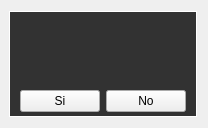
       <widget class="QWidget" name="widgetRequest" native="true">
        <property name="geometry">
         <rect>
          <x>60</x>
          <y>40</y>
          <width>131</width>
          <height>91</height>
         </rect>
        </property>
        <property name="styleSheet">
         <string notr="true">.QWidget#widgetRequest
{
	
	background-color: rgba(0, 0, 0, 120);
}</string>
        </property>
        <layout class="QGridLayout" name="gridLayout_2">
         <property name="leftMargin">
          <number>9</number>
         </property>
         <item row="1" column="1">
          <widget class="QWidget" name="widgetRequestContent" native="true">
           <property name="styleSheet">
            <string notr="true">.QWidget#widgetRequestContent
{
	background-color: rgb(50, 50, 50);
	border-color: rgb(255, 255, 255);
	border: 1px solid white;
}</string>
           </property>
           <layout class="QGridLayout" name="gridLayout">
            <property name="leftMargin">
             <number>5</number>
            </property>
            <property name="topMargin">
             <number>5</number>
            </property>
            <property name="rightMargin">
             <number>5</number>
            </property>
            <property name="bottomMargin">
             <number>5</number>
            </property>
            <item row="1" column="3">
             <spacer name="horizontalSpacer_4">
              <property name="orientation">
               <enum>Qt::Horizontal</enum>
              </property>
              <property name="sizeHint" stdset="0">
               <size>
                <width>40</width>
                <height>20</height>
               </size>
              </property>
             </spacer>
            </item>
            <item row="1" column="2">
             <widget class="QPushButton" name="pushButtonRequestNo">
              <property name="focusPolicy">
               <enum>Qt::NoFocus</enum>
              </property>
              <property name="text">
               <string>No</string>
              </property>
             </widget>
            </item>
            <item row="1" column="0">
             <spacer name="horizontalSpacer_3">
              <property name="orientation">
               <enum>Qt::Horizontal</enum>
              </property>
              <property name="sizeHint" stdset="0">
               <size>
                <width>40</width>
                <height>20</height>
               </size>
              </property>
             </spacer>
            </item>
            <item row="1" column="1">
             <widget class="QPushButton" name="pushButtonRequestYes">
              <property name="focusPolicy">
               <enum>Qt::NoFocus</enum>
              </property>
              <property name="text">
               <string>Si</string>
              </property>
             </widget>
            </item>
            <item row="0" column="0" colspan="4">
             <widget class="QTextBrowser" name="textBrowserRequest">
              <property name="sizePolicy">
               <sizepolicy hsizetype="Expanding" vsizetype="Fixed">
                <horstretch>0</horstretch>
                <verstretch>0</verstretch>
               </sizepolicy>
              </property>
              <property name="font">
               <font>
                <family>Courier New</family>
                <pointsize>8</pointsize>
               </font>
              </property>
              <property name="focusPolicy">
               <enum>Qt::NoFocus</enum>
              </property>
              <property name="styleSheet">
               <string notr="true">QTextEdit {
	background-color: rgba(255, 255, 255, 0);
   color: rgb(255, 255, 255);
   border:0px solid black;
}</string>
              </property>
              <property name="verticalScrollBarPolicy">
               <enum>Qt::ScrollBarAlwaysOff</enum>
              </property>
              <property name="horizontalScrollBarPolicy">
               <enum>Qt::ScrollBarAlwaysOff</enum>
              </property>
              <property name="sizeAdjustPolicy">
               <enum>QAbstractScrollArea::AdjustToContents</enum>
              </property>
              <property name="lineWrapMode">
               <enum>QTextEdit::WidgetWidth</enum>
              </property>
              <property name="readOnly">
               <bool>true</bool>
              </property>
              <property name="textInteractionFlags">
               <set>Qt::TextBrowserInteraction</set>
              </property>
              <property name="openLinks">
               <bool>false</bool>
              </property>
             </widget>
            </item>
           </layout>
          </widget>
         </item>
         <item row="2" column="1">
          <spacer name="verticalSpacer_2">
           <property name="orientation">
            <enum>Qt::Vertical</enum>
           </property>
           <property name="sizeHint" stdset="0">
            <size>
             <width>20</width>
             <height>40</height>
            </size>
           </property>
          </spacer>
         </item>
         <item row="1" column="2">
          <spacer name="horizontalSpacer_5">
           <property name="orientation">
            <enum>Qt::Horizontal</enum>
           </property>
           <property name="sizeHint" stdset="0">
            <size>
             <width>40</width>
             <height>20</height>
            </size>
           </property>
          </spacer>
         </item>
         <item row="0" column="1">
          <spacer name="verticalSpacer">
           <property name="orientation">
            <enum>Qt::Vertical</enum>
           </property>
           <property name="sizeHint" stdset="0">
            <size>
             <width>20</width>
             <height>40</height>
            </size>
           </property>
          </spacer>
         </item>
         <item row="1" column="0">
          <spacer name="horizontalSpacer_6">
           <property name="orientation">
            <enum>Qt::Horizontal</enum>
           </property>
           <property name="sizeHint" stdset="0">
            <size>
             <width>40</width>
             <height>20</height>
            </size>
           </property>
          </spacer>
         </item>
        </layout>
       </widget>
